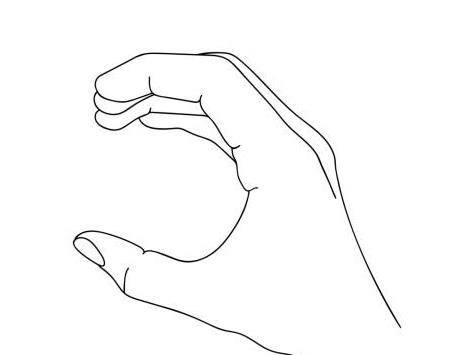
#> input picture c.jpg, 458 x 355 px, given in place of the camera
$ python TestingDataCollection.py
#> lines starting #> are read from the running program, lines starting #| are printed output that depends on the picture; after the words box and inside, x2 and y2 are one past the last pixel; in counts of white or black regions, pixels touching at a corner belong together; pictures that were not available may be replaced by others from this repository, and a replacement may not be noted
# Importing the Libraries Required

import cv2
import numpy as np
import os

# Creating and Collecting Training Data

mode = 'testingData'
directory = 'dataSets/' + mode + '/'
minValue = 35

capture = cv2.VideoCapture(0)
interrupt = -1

while True:
    _, frame = capture.read()
#> frame is the input picture: shape (355, 458, 3); min 0, max 255, mean 250.8

    # Simulating mirror Image

    frame = cv2.flip(frame, 1)

    # Getting count of existing images

    count = {
                'zero': len(os.listdir(directory+"/0")),

                'a': len(os.listdir(directory+"/A")),
                'b': len(os.listdir(directory+"/B")),
                'c': len(os.listdir(directory+"/C")),
                'd': len(os.listdir(directory+"/D")),
                'e': len(os.listdir(directory+"/E")),
                'f': len(os.listdir(directory+"/F")),
                'g': len(os.listdir(directory+"/G")),
                'h': len(os.listdir(directory+"/H")),
                'i': len(os.listdir(directory+"/I")),
                'j': len(os.listdir(directory+"/J")),
                'k': len(os.listdir(directory+"/K")),
                'l': len(os.listdir(directory+"/L")),
                'm': len(os.listdir(directory+"/M")),
                'n': len(os.listdir(directory+"/N")),
                'o': len(os.listdir(directory+"/O")),
                'p': len(os.listdir(directory+"/P")),
                'q': len(os.listdir(directory+"/Q")),
                'r': len(os.listdir(directory+"/R")),
                's': len(os.listdir(directory+"/S")),
                't': len(os.listdir(directory+"/T")),
                'u': len(os.listdir(directory+"/U")),
                'v': len(os.listdir(directory+"/V")),
                'w': len(os.listdir(directory+"/W")),
                'x': len(os.listdir(directory+"/X")),
                'y': len(os.listdir(directory+"/Y")),
                'z': len(os.listdir(directory+"/Z")),
    }

    # Printing the count of each set on the screen

    cv2.putText(frame, "ZERO : " +str(count['zero']), (10, 60), cv2.FONT_HERSHEY_PLAIN, 1, (0,255,255), 1)
#> frame: shape (355, 458, 3); mean B, G, R 250.6, 250.8, 250.8

    cv2.putText(frame, "a : " +str(count['a']), (10, 70), cv2.FONT_HERSHEY_PLAIN, 1, (0,255,255), 1)
#> frame: shape (355, 458, 3); mean B, G, R 250.5, 250.8, 250.8
    cv2.putText(frame, "b : " +str(count['b']), (10, 80), cv2.FONT_HERSHEY_PLAIN, 1, (0,255,255), 1)
#> frame: shape (355, 458, 3); mean B, G, R 250.4, 250.8, 250.8
    cv2.putText(frame, "c : " +str(count['c']), (10, 90), cv2.FONT_HERSHEY_PLAIN, 1, (0,255,255), 1)
#> frame: shape (355, 458, 3); mean B, G, R 250.4, 250.8, 250.8
    cv2.putText(frame, "d : " +str(count['d']), (10, 100), cv2.FONT_HERSHEY_PLAIN, 1, (0,255,255), 1)
#> frame: shape (355, 458, 3); mean B, G, R 250.3, 250.8, 250.8
    cv2.putText(frame, "e : " +str(count['e']), (10, 110), cv2.FONT_HERSHEY_PLAIN, 1, (0,255,255), 1)
#> frame: shape (355, 458, 3); mean B, G, R 250.2, 250.8, 250.8
    cv2.putText(frame, "f : " +str(count['f']), (10, 120), cv2.FONT_HERSHEY_PLAIN, 1, (0,255,255), 1)
#> frame: shape (355, 458, 3); mean B, G, R 250.2, 250.8, 250.8
    cv2.putText(frame, "g : " +str(count['g']), (10, 130), cv2.FONT_HERSHEY_PLAIN, 1, (0,255,255), 1)
#> frame: shape (355, 458, 3); mean B, G, R 250.1, 250.8, 250.8
    cv2.putText(frame, "h : " +str(count['h']), (10, 140), cv2.FONT_HERSHEY_PLAIN, 1, (0,255,255), 1)
#> frame: shape (355, 458, 3); mean B, G, R 250.1, 250.8, 250.8
    cv2.putText(frame, "i : " +str(count['i']), (10, 150), cv2.FONT_HERSHEY_PLAIN, 1, (0,255,255), 1)
#> frame: shape (355, 458, 3); mean B, G, R 250, 250.8, 250.8
    cv2.putText(frame, "k : " +str(count['k']), (10, 160), cv2.FONT_HERSHEY_PLAIN, 1, (0,255,255), 1)
#> frame: shape (355, 458, 3); mean B, G, R 249.9, 250.8, 250.8
    cv2.putText(frame, "l : " +str(count['l']), (10, 170), cv2.FONT_HERSHEY_PLAIN, 1, (0,255,255), 1)
#> frame: shape (355, 458, 3); mean B, G, R 249.9, 250.8, 250.8
    cv2.putText(frame, "m : " +str(count['m']), (10, 180), cv2.FONT_HERSHEY_PLAIN, 1, (0,255,255), 1)
#> frame: shape (355, 458, 3); mean B, G, R 249.8, 250.8, 250.8
    cv2.putText(frame, "n : " +str(count['n']), (10, 190), cv2.FONT_HERSHEY_PLAIN, 1, (0,255,255), 1)
#> frame: shape (355, 458, 3); mean B, G, R 249.8, 250.8, 250.8
    cv2.putText(frame, "o : " +str(count['o']), (10, 200), cv2.FONT_HERSHEY_PLAIN, 1, (0,255,255), 1)
#> frame: shape (355, 458, 3); mean B, G, R 249.7, 250.8, 250.8
    cv2.putText(frame, "p : " +str(count['p']), (10, 210), cv2.FONT_HERSHEY_PLAIN, 1, (0,255,255), 1)
#> frame: shape (355, 458, 3); mean B, G, R 249.6, 250.8, 250.8
    cv2.putText(frame, "q : " +str(count['q']), (10, 220), cv2.FONT_HERSHEY_PLAIN, 1, (0,255,255), 1)
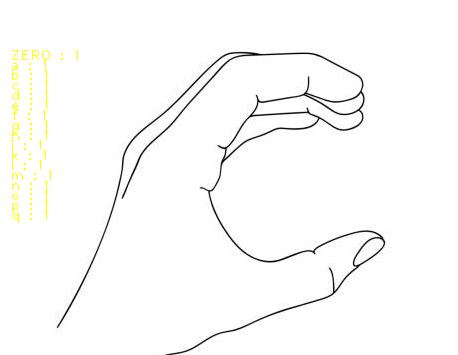
#> frame: shape (355, 458, 3); mean B, G, R 249.6, 250.8, 250.8
    cv2.putText(frame, "r : " +str(count['r']), (10, 230), cv2.FONT_HERSHEY_PLAIN, 1, (0,255,255), 1)
#> frame: shape (355, 458, 3); 0.02% of pixels changed, all inside (x1, y1, x2, y2) = (12, 220, 45, 230)
    cv2.putText(frame, "s : " +str(count['s']), (10, 240), cv2.FONT_HERSHEY_PLAIN, 1, (0,255,255), 1)
#> frame: shape (355, 458, 3); mean B, G, R 249.5, 250.8, 250.8
    cv2.putText(frame, "t : " +str(count['t']), (10, 250), cv2.FONT_HERSHEY_PLAIN, 1, (0,255,255), 1)
#> frame: shape (355, 458, 3); mean B, G, R 249.4, 250.8, 250.8
    cv2.putText(frame, "u : " +str(count['u']), (10, 260), cv2.FONT_HERSHEY_PLAIN, 1, (0,255,255), 1)
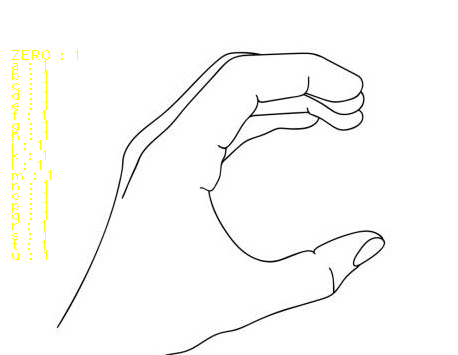
#> frame: shape (355, 458, 3); mean B, G, R 249.3, 250.8, 250.8
    cv2.putText(frame, "v : " +str(count['v']), (10, 270), cv2.FONT_HERSHEY_PLAIN, 1, (0,255,255), 1)
#> frame: shape (355, 458, 3); 0.02% of pixels changed, all inside (x1, y1, x2, y2) = (11, 260, 45, 270)
    cv2.putText(frame, "w : " +str(count['w']), (10, 280), cv2.FONT_HERSHEY_PLAIN, 1, (0,255,255), 1)
#> frame: shape (355, 458, 3); mean B, G, R 249.2, 250.8, 250.8
    cv2.putText(frame, "x : " +str(count['x']), (10, 290), cv2.FONT_HERSHEY_PLAIN, 1, (0,255,255), 1)
    cv2.putText(frame, "y : " +str(count['y']), (10, 300), cv2.FONT_HERSHEY_PLAIN, 1, (0,255,255), 1)
#> frame: shape (355, 458, 3); mean B, G, R 249.1, 250.8, 250.8
    cv2.putText(frame, "z : " +str(count['z']), (10, 310), cv2.FONT_HERSHEY_PLAIN, 1, (0,255,255), 1)
#> frame: shape (355, 458, 3); mean B, G, R 249.1, 250.8, 250.8

    # Coordinates of the ROI

    x1 = int(0.5*frame.shape[1])
#> x1 = 229
    y1 = 10
    x2 = frame.shape[1]-10
#> x2 = 448
    y2 = int(0.5*frame.shape[1])
#> y2 = 229

    # Drawing the ROI
    # The increment/decrement by 1 is to compensate for the bounding box

    cv2.rectangle(frame, (x1-1, y1-1), (x2+1, y2+1), (255,0,0) ,1)
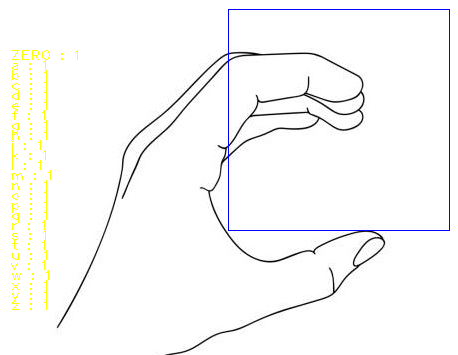
#> frame: shape (355, 458, 3); mean B, G, R 249.1, 249.4, 249.4

    # Extracting the ROI

    roi = frame[y1:y2, x1:x2]
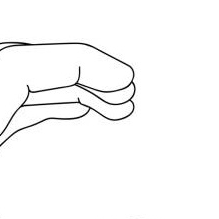
#> roi: shape (219, 219, 3); min 0, max 255, mean 249.6

    cv2.imshow("Frame", frame)

    # Image Processing

    gray = cv2.cvtColor(roi, cv2.COLOR_BGR2GRAY)
    blur = cv2.GaussianBlur(gray,(5,5),2)
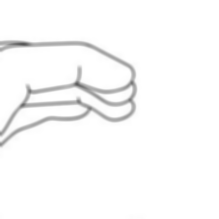
#> blur: shape (219, 219); min 86, max 255, mean 249.6

    th3 = cv2.adaptiveThreshold(blur,255,cv2.ADAPTIVE_THRESH_GAUSSIAN_C,cv2.THRESH_BINARY_INV,11,2)
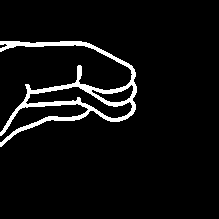
#> th3: shape (219, 219); 5.5% white; 1 white region, box (x1, y1, x2, y2) and area: (0, 41, 137, 147) 2649
    ret, test_image = cv2.threshold(th3, minValue, 255, cv2.THRESH_BINARY_INV+cv2.THRESH_OTSU)
#> ret = 0

    # Output Image after the Image Processing that is used for data collection

    test_image = cv2.resize(test_image, (300,300))
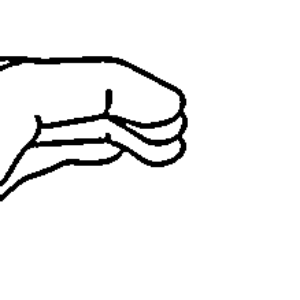
#> test_image: shape (300, 300); min 0, max 255, mean 240.9
    cv2.imshow("test", test_image)

    # Data Collection

    interrupt = cv2.waitKey(10)
#> (key e is pressed here)
    if interrupt & 0xFF == 27:
        # esc key
        break
    if interrupt & 0xFF == ord('0'):
        cv2.imwrite(directory+'0/'+str(count['zero'])+'.jpg', roi)

    if interrupt & 0xFF == ord('a'):
        cv2.imwrite(directory+'A/'+str(count['a'])+'.jpg', roi)

    if interrupt & 0xFF == ord('b'):
        cv2.imwrite(directory+'B/'+str(count['b'])+'.jpg', roi)

    if interrupt & 0xFF == ord('c'):
        cv2.imwrite(directory+'C/'+str(count['c'])+'.jpg', roi)

    if interrupt & 0xFF == ord('d'):
        cv2.imwrite(directory+'D/'+str(count['d'])+'.jpg', roi)

    if interrupt & 0xFF == ord('e'):
        cv2.imwrite(directory+'E/'+str(count['e'])+'.jpg', roi)

    if interrupt & 0xFF == ord('f'):
        cv2.imwrite(directory+'F/'+str(count['f'])+'.jpg', roi)

    if interrupt & 0xFF == ord('g'):
        cv2.imwrite(directory+'G/'+str(count['g'])+'.jpg', roi)

    if interrupt & 0xFF == ord('h'):
        cv2.imwrite(directory+'H/'+str(count['h'])+'.jpg', roi)

    if interrupt & 0xFF == ord('i'):
        cv2.imwrite(directory+'I/'+str(count['i'])+'.jpg', roi)

    if interrupt & 0xFF == ord('j'):
        cv2.imwrite(directory+'J/'+str(count['j'])+'.jpg', roi)

    if interrupt & 0xFF == ord('k'):
        cv2.imwrite(directory+'K/'+str(count['k'])+'.jpg', roi)

    if interrupt & 0xFF == ord('l'):
        cv2.imwrite(directory+'L/'+str(count['l'])+'.jpg', roi)

    if interrupt & 0xFF == ord('m'):
        cv2.imwrite(directory+'M/'+str(count['m'])+'.jpg', roi)

    if interrupt & 0xFF == ord('n'):
        cv2.imwrite(directory+'N/'+str(count['n'])+'.jpg', roi)

    if interrupt & 0xFF == ord('o'):
        cv2.imwrite(directory+'O/'+str(count['o'])+'.jpg', roi)

    if interrupt & 0xFF == ord('p'):
        cv2.imwrite(directory+'P/'+str(count['p'])+'.jpg', roi)

    if interrupt & 0xFF == ord('q'):
        cv2.imwrite(directory+'Q/'+str(count['q'])+'.jpg', roi)

    if interrupt & 0xFF == ord('r'):
        cv2.imwrite(directory+'R/'+str(count['r'])+'.jpg', roi)

    if interrupt & 0xFF == ord('s'):
        cv2.imwrite(directory+'S/'+str(count['s'])+'.jpg', roi)

    if interrupt & 0xFF == ord('t'):
        cv2.imwrite(directory+'T/'+str(count['t'])+'.jpg', roi)

    if interrupt & 0xFF == ord('u'):
        cv2.imwrite(directory+'U/'+str(count['u'])+'.jpg', roi)

    if interrupt & 0xFF == ord('v'):
        cv2.imwrite(directory+'V/'+str(count['v'])+'.jpg', roi)

    if interrupt & 0xFF == ord('w'):
        cv2.imwrite(directory+'W/'+str(count['w'])+'.jpg', roi)

    if interrupt & 0xFF == ord('x'):
        cv2.imwrite(directory+'X/'+str(count['x'])+'.jpg', roi)

    if interrupt & 0xFF == ord('y'):
        cv2.imwrite(directory+'Y/'+str(count['y'])+'.jpg', roi)

    if interrupt & 0xFF == ord('z'):
        cv2.imwrite(directory+'Z/'+str(count['z'])+'.jpg', roi)

capture.release()
cv2.destroyAllWindows()
